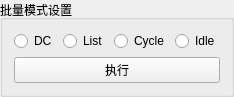
          <widget class="QGroupBox" name="groupBox_5">
           <property name="geometry">
            <rect>
             <x>10</x>
             <y>150</y>
             <width>201</width>
             <height>77</height>
            </rect>
           </property>
           <property name="title">
            <string>批量模式设置</string>
           </property>
           <layout class="QGridLayout" name="gridLayout_9">
            <item row="0" column="0">
             <widget class="QRadioButton" name="radioButton_9">
              <property name="text">
               <string>DC</string>
              </property>
             </widget>
            </item>
            <item row="0" column="1">
             <widget class="QRadioButton" name="radioButton_10">
              <property name="text">
               <string>List</string>
              </property>
             </widget>
            </item>
            <item row="0" column="2">
             <widget class="QRadioButton" name="radioButton_15">
              <property name="text">
               <string>Cycle</string>
              </property>
             </widget>
            </item>
            <item row="0" column="3">
             <widget class="QRadioButton" name="radioButton_16">
              <property name="text">
               <string>Idle</string>
              </property>
             </widget>
            </item>
            <item row="1" column="0" colspan="4">
             <widget class="QPushButton" name="pushButton_30">
              <property name="text">
               <string>执行</string>
              </property>
             </widget>
            </item>
           </layout>
          </widget>
